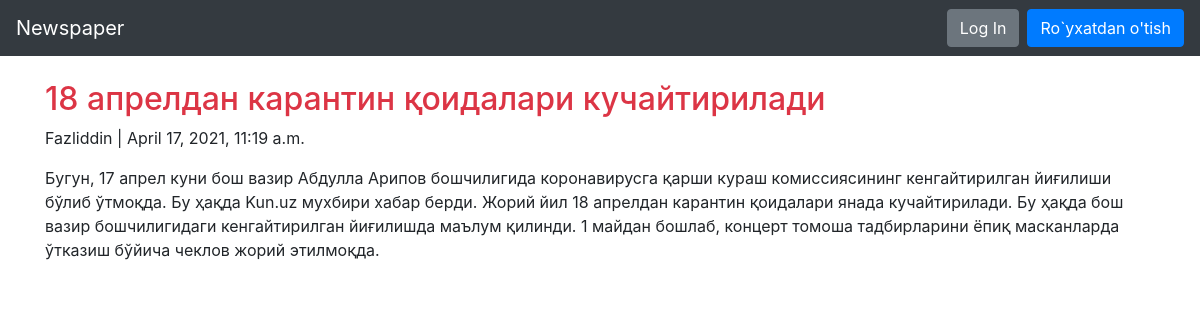
/articles/1/, run on the app's committed database.
### articles/models.py (models this page shows, shortened)
class Article(models.Model):
    title = models.CharField(max_length=250)
    image = models.ImageField(upload_to='media/',null=True,blank=True)  #new
    body = models.TextField()
    date = models.DateTimeField(auto_now_add=True)
    author = models.ForeignKey(
        get_user_model(),
        on_delete = models.CASCADE,
    )

### users/models.py (models this page shows)
class CustomerUser(AbstractUser):
    age = models.PositiveIntegerField(null=True,blank=True)
    address = models.CharField(max_length=200,null=True,blank=True)
    universitet = models.CharField(max_length=200,null=True,blank=True)

### articles/views.py (the view)
# urls.py: path('<int:pk>/',ArticleDetailView.as_view(),name='article_detail'),
class ArticleDetailView(DetailView):
    model = Article
    template_name = 'article_detail.html'

### templates/article_detail.html (shortened to what this page needs)
{% extends 'base.html' %}
{% block content%}
<div class="article-entry">
    <h2 class="text-danger">{{object.title}}</h2>
    <p>{{ object.author }} | {{ object.date }}</p>
    <p>{{ object.body }}</p>
</div>
{% if user.is_authenticated and article.author == request.user %}
<p><a href="{% url 'article_edit' article.pk %}"
      class="btn btn-primary">Tahrilash</a>
<a href="{% url 'article_delete' article.pk %}"
   class="btn btn-success">O'chirish</a>
</p>
{% else %}
        <br>
{% endif %}
{% endblock content %}

### data on the page
Article: title "18 апрелдан карантин қоидалари кучайтирилади", author "Fazliddin", date "April 17, 2021, 11:19 a.m.", body "Бугун, 17 апрел куни бош вазир Абдулла Арипов бошчилигида коронавирусга қарши кураш комиссиясининг кенгайтирилган йиғилиши бўлиб ўтмоқда. Бу ҳақда Kun.uz мухбири хабар берди. Жорий йил 18 апрелдан карантин қоидалари янада кучайтирилади. Бу ҳақда бош вазир бошчилигидаги кенгайтирилган йиғилишда маълум қилинди. 1 майдан бошлаб, концерт томоша тадбирларини ёпиқ масканларда ўтказиш бўйича чеклов жорий этилмоқда."
